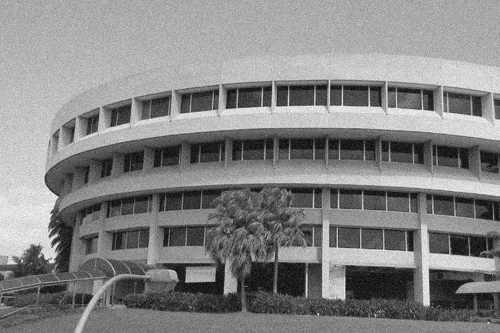
%> input picture Lab 1/images/ntugn.jpg, 500 x 333 px
$ octave median_filtering.m   (GNU Octave 9; MATLAB toolbox functions it lacks are replaced by stand-ins)
%> lines starting %> are read from the running program, lines starting %| are printed output that depends on the picture
close all;
%% Gaussian Noise
% read image
P = imread('images/ntugn.jpg');
%> P is the input picture: size 333x500 uint8; min 0, max 255, mean 131.8

% filter image
% 3x3
P2 = medfilt2(P); % Default filter size is 3x3
imshowpair(P, P2, 'montage');
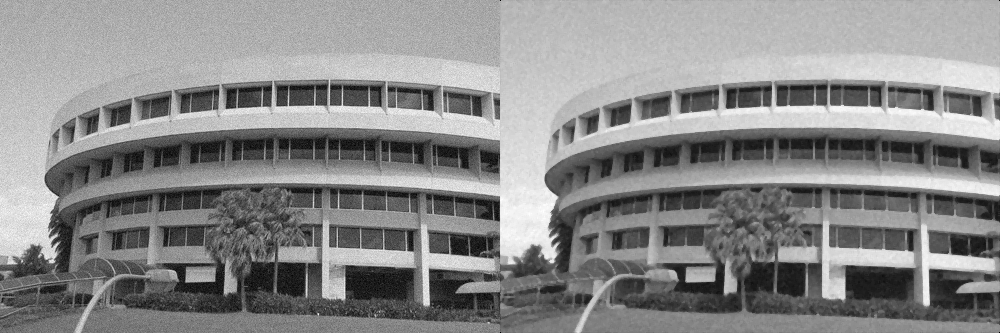
%> displayed picture: size 333x1000, on the screen's scale of 0 to 255; min 0, max 255, mean 136.7

% 5x5
P3 = medfilt2(P, [5, 5]);
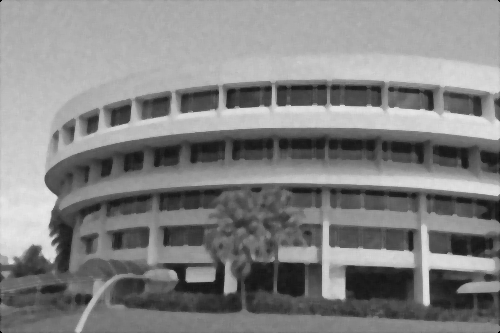
%> P3: size 333x500 uint8; min 0, max 232, mean 131.4
figure
imshowpair(P2, P3, 'montage');

%% Speckle Noise
% read image
P4 = imread('images/ntusp.jpg');
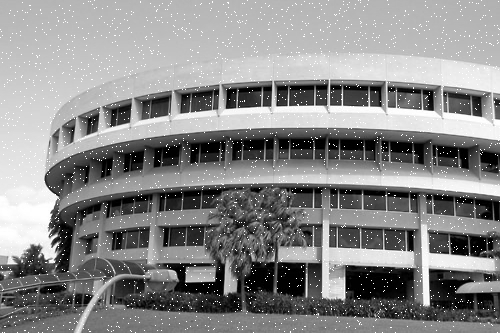
%> input picture Lab 1/images/ntusp.jpg, 500 x 333 px
%> P4 is the input picture: size 333x500 uint8; min 0, max 255, mean 136.7

% filter image
% 3x3
P5 = medfilt2(P4); % Default filter size is 3x3
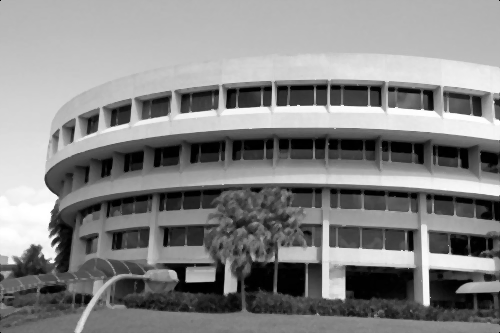
%> P5: size 333x500 uint8; min 0, max 255, mean 134.1
figure
imshowpair(P4, P5, 'montage');
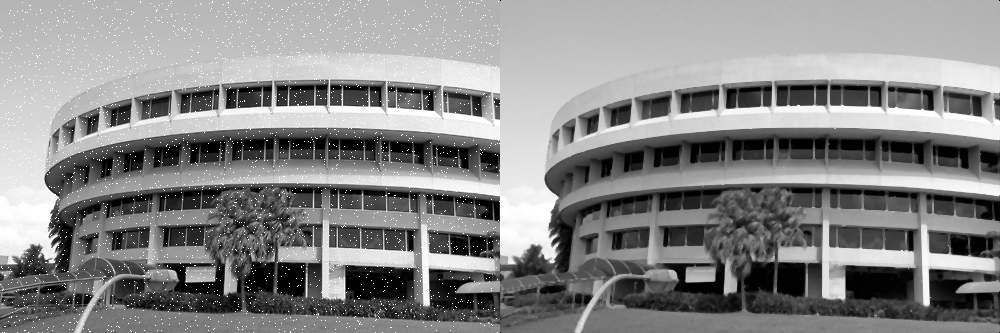
%> displayed picture: size 333x1000, on the screen's scale of 0 to 255; min 0, max 255, mean 135.4

% 5x5
P6 = medfilt2(P4, [5, 5]);
figure
imshowpair(P5, P6, 'montage');
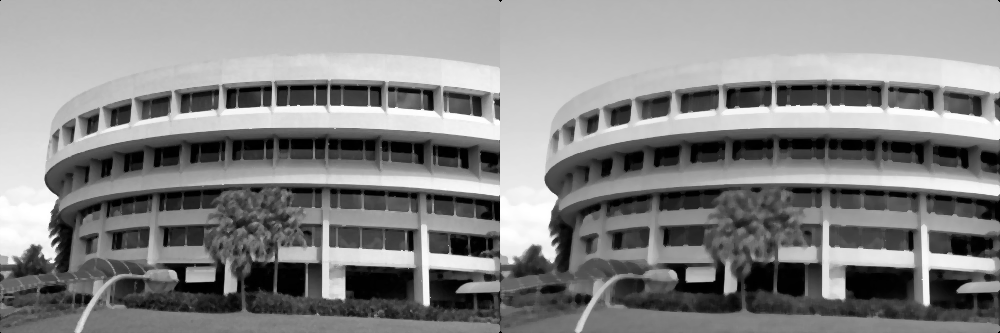
%> displayed picture: size 333x1000, on the screen's scale of 0 to 255; min 0, max 255, mean 134
